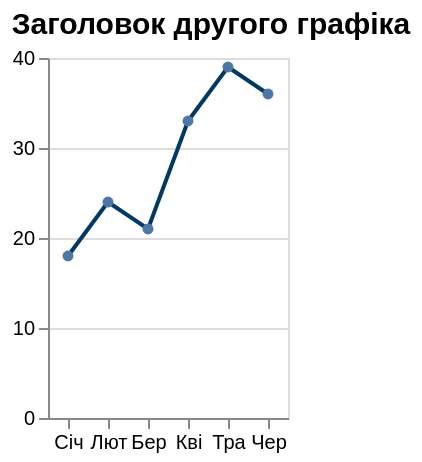

Write a Vega-Lite specification for this figure.
### Vega-Lite specification from a JSON file in a GitHub repository (floating-point values rounded to 4 significant figures)
{"$schema": "https://vega.github.io/schema/vega-lite/v5.json", "description": "Другий демонстраційний графік шаблону. Дані вигадані.", "title": {"text": "Заголовок другого графіка", "anchor": "start", "fontSize": 15}, "height": 180, "data": {"values": [{"місяць": "Січ", "значення": 18}, {"місяць": "Лют", "значення": 24}, {"місяць": "Бер", "значення": 21}, {"місяць": "Кві", "значення": 33}, {"місяць": "Тра", "значення": 39}, {"місяць": "Чер", "значення": 36}]}, "mark": {"type": "line", "color": "#003964", "point": true}, "encoding": {"x": {"field": "місяць", "type": "nominal", "title": null, "sort": null, "axis": {"labelAngle": 0}}, "y": {"field": "значення", "type": "quantitative", "title": null}, "tooltip": [{"field": "місяць", "title": "місяць"}, {"field": "значення", "title": "значення"}]}}
